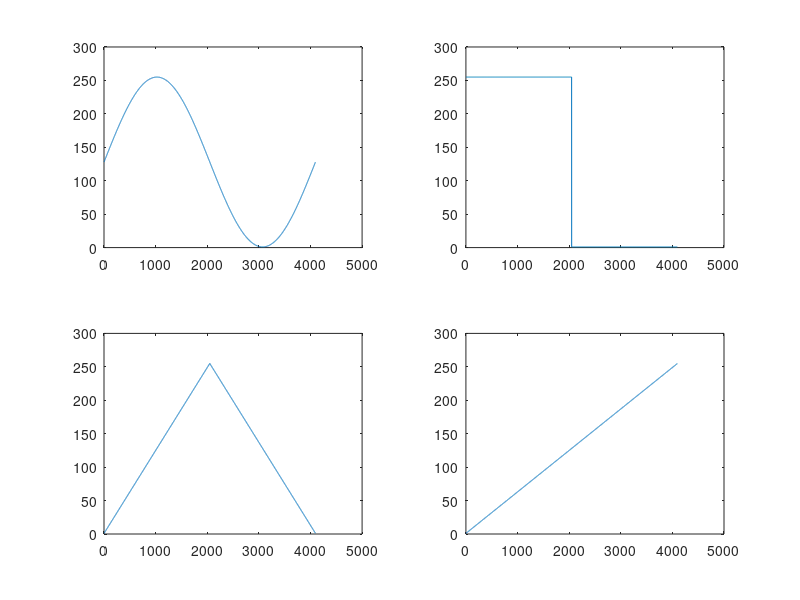

The MATLAB script that drew this image:
file = fopen("C:\Users\Hasee\Desktop\Integrated_Wave.mif","wt")	

fprintf(file, '%s\n', "WIDTH=8;");		%数据宽度为8
fprintf(file,'%s\n\n',"DEPTH=16384;");	%数据深度为16384

fprintf(file, '%s\n',"ADDRESS_RADIX=UNS;");	%地址格式为无符号数
fprintf(file,'%s\n\n',"DATA_RADIX=UNS;");	%数据格式为无符号数

fprintf(file,"%s\t%s\n","CONTENT","BEGIN");

F = 1;		%信号频率
Fs = 2^12;	%采样频率
N = 2^12;	%采样个数
T = [0:1 / Fs:(N-1) / Fs];	%每个采样点对应的时刻
phi = 0;	%信号初始相位
A = 2^7 - 1;	%信号幅度
ADC = 2^7;	%直流分量

%绘制正弦波

s1 = A * sin(2 * pi * F * T + phi * pi / 180) + ADC;

for i = 1 : N
	s_1(i) = round(s1(i));
	fprintf(file, '\t%g\t%s\t%d%s\n',i-1,':',s_1(i),';');
end

subplot(2,2,1);
plot(s1);


%绘制方波

s2 = A * square(2 * pi * F * T + phi * pi / 180) + ADC;

for i = 1 : N
	s_2(i) = round(s2(i));
	fprintf(file, '\t%g\t%s\t%d%s\n',i-1+N,':',s_2(i),';');
end

subplot(2,2,2);
plot(s2);


%绘制三角波

s3 = A * sawtooth(2 * pi * F * T + phi * pi / 180,0.5) + ADC;

for i = 1 : N
	s_3(i) = round(s3(i));
	fprintf(file, '\t%g\t%s\t%d%s\n',i-1+2 * N,':',s_3(i),';');
end

subplot(2,2,3);
plot(s3);



%绘制锯齿波

s4 = A * sawtooth(2 * pi * F * T + phi * pi / 180) + ADC;

for i = 1 : N
	s_4(i) = round(s4(i));
	fprintf(file, '\t%g\t%s\t%d%s\n',i-1+3 * N,':',s_4(i),';');
end

subplot(2,2,4);
plot(s4);

fprintf(file,'%s\n',"END;")
fclose(file);